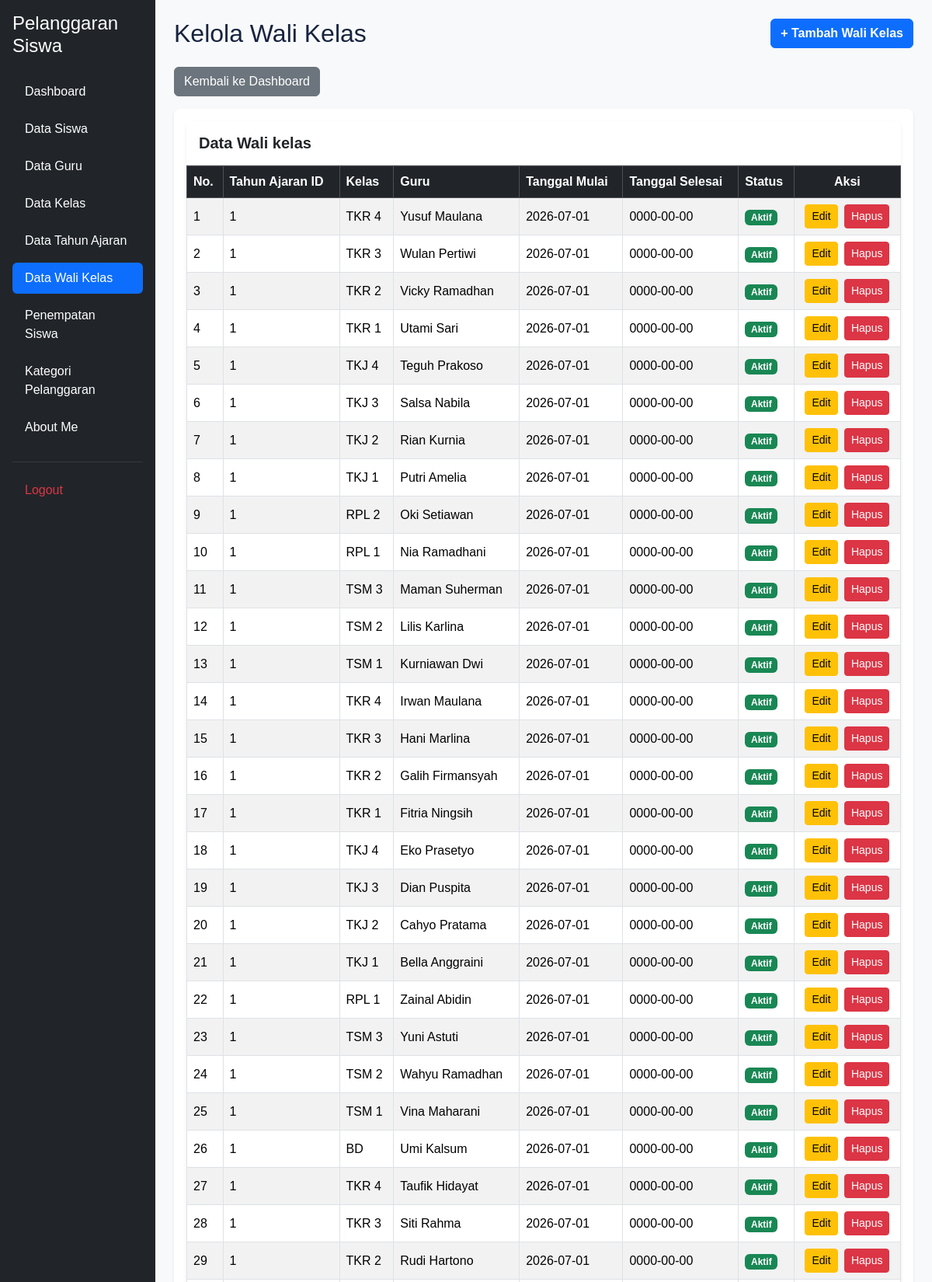
/kelola_walikelas.php (signed in, upper part), run on the app's committed database.
### tables this page shows
CREATE TABLE `t_wali_kelas` (
  `id` int(11) NOT NULL,
  `tahun_ajaran_id` int(11) DEFAULT NULL,
  `kelas_id` int(11) DEFAULT NULL,
  `guru_id` int(11) DEFAULT NULL,
  `tanggal_mulai` date NOT NULL,
  `tanggal_selesai` date NOT NULL,
  `status_aktif` tinyint(1) NOT NULL,
  `created_at` timestamp NOT NULL DEFAULT current_timestamp() ON UPDATE current_timestamp(),
  `updated_at` timestamp NOT NULL DEFAULT current_timestamp()
);

CREATE TABLE `t_kelas` (
  `id` int(11) NOT NULL,
  `nama` varchar(100) DEFAULT NULL,
  `tingkat` varchar(20) NOT NULL,
  `jurusan` varchar(100) NOT NULL,
  `status_aktif` tinyint(1) NOT NULL,
  `created_at` timestamp NOT NULL DEFAULT current_timestamp(),
  `updated_at` timestamp NOT NULL DEFAULT current_timestamp()
);

CREATE TABLE `t_guru` (
  `id` int(11) NOT NULL,
  `nip` varchar(30) NOT NULL,
  `nama` varchar(150) DEFAULT NULL,
  `email` varchar(150) NOT NULL,
  `status_aktif` tinyint(1) NOT NULL,
  `user_id` int(11) NOT NULL,
  `created_at` timestamp NOT NULL DEFAULT current_timestamp(),
  `updated_at` timestamp NOT NULL DEFAULT current_timestamp()
);

### kelola_walikelas.php (the view, shortened to what this page needs)
<?php
include 'config/koneksi.php';
$sql = "SELECT
            w.*,
            k.nama AS nama_kelas,
            g.nama AS nama_guru
        FROM t_wali_kelas w
        LEFT JOIN t_kelas k ON w.kelas_id = k.id
        LEFT JOIN t_guru g ON w.guru_id = g.id
        ORDER BY w.id DESC";
$hasil = mysqli_query($koneksi, $sql);
?>
<!DOCTYPE html>
<html lang="id">
<head>
    <link href="https://cdn.jsdelivr.net/npm/bootstrap@5.3.3/dist/css/bootstrap.min.css" rel="stylesheet">
    <link href="https://cdn.datatables.net/2.3.4/css/dataTables.bootstrap5.min.css" rel="stylesheet">
    <link rel="stylesheet" href="layout/style.css">
</head>
<body class="bg-light">
<div class="container-fluid">
    <div class="row">
        <?php include 'layout/sidebar.php'; ?>
        <main class="col-md-9 ms-sm-auto col-lg-10 p-4">
            <div class="d-flex justify-content-between align-items-center mb-4">
                <h1 class="h2 m-0">Kelola Wali Kelas</h1>
                <a href="tambah_walikelas.php" class="btn btn-primary fw-semibold">
                    + Tambah Wali Kelas
                </a>
            </div>
            <a href="dashboard.php" class="btn btn-secondary mb-3">
                Kembali ke Dashboard
            </a>
            <div class="card shadow-sm border-0 rounded-3">
                <div class="card-body">
            <div class="card shadow-sm border-0 rounded-3 mb-5">
                <div class="card-header bg-white py-3">
                    <h5 class="card-title m-0 fw-bold">Data Wali kelas</h5>
                </div>
                    <div class="table-responsive">
                        <table id="tabelWaliKelas" class="table table-striped table-bordered table-hover align-middle w-100">
                            <thead class="table-dark">
                                <tr>
                                    <th>No.</th>
                                    <th>Tahun Ajaran ID</th>
                                    <th>Kelas</th>
                                    <th>Guru</th>
                                    <th>Tanggal Mulai</th>
                                    <th>Tanggal Selesai</th>
                                    <th>Status</th>
                                    <th class="text-center">Aksi</th>
                                </tr>
                            </thead>
                            <tbody>
                                <?php
                                $no = 1;
                                while ($row = mysqli_fetch_assoc($hasil)) { ?>
                                <tr>
                                    <td><?= $no++ ?></td>
                                    <td>
                                        <?= htmlspecialchars($row['tahun_ajaran_id']) ?>
                                    </td>
                                    <td>
                                        <?= htmlspecialchars($row['nama_kelas'] ?? '-') ?>
                                    </td>
                                    <td>
                                        <?= htmlspecialchars($row['nama_guru'] ?? '-') ?>
                                    </td>
                                    <td>
                                        <?= htmlspecialchars($row['tanggal_mulai']) ?>
                                    </td>
                                    <td>
                                        <?= htmlspecialchars($row['tanggal_selesai']) ?>
                                    </td>
                                    <td>
                                        <?php if ($row['status_aktif'] == 1) { ?>
                                            <span class="badge bg-success">Aktif</span>
                                        <?php } else { ?>
                                            <span class="badge bg-danger">Tidak Aktif</span>
                                        <?php } ?>
                                    </td>
                                    <td class="text-center text-nowrap">
                                        <a href="edit_walikelas.php?id=<?= urlencode($row['id']) ?>" class="btn btn-warning btn-sm me-1">
                                            Edit
                                        </a>
                                        <a href="hapus_walikelas.php?id=<?= urlencode($row['id']) ?>"
                                           class="btn btn-danger btn-sm"
                                           onclick="return confirm('Yakin ingin menghapus data wali kelas ini?');">
                                            Hapus
                                        </a>
                                    </td>
                                </tr>
                                <?php } ?>
                            </tbody>
                        </table>
                    </div>
                </div>
            </div>
        </main>
    </div>
</div>
</body>
</html>

### layout/style.css (style rules this page uses)
:root { --primary: #3659d9; --navy: #17233f; --background: #f4f6fb; --text-muted: #778198; --border: #e8ecf4; }
* { box-sizing: border-box; }
body { margin: 0; font-family: 'Poppins', sans-serif; background: var(--background); color: var(--navy); }

### data on the page
t_wali_kelas: tahun_ajaran "1", kelas.nama "TKR 4", guru.nama "Yusuf Maulana", tanggal_mulai "2026-07-01", tanggal_selesai "0000-00-00", status_aktif "Aktif"
t_wali_kelas: tahun_ajaran "1", kelas.nama "TKR 3", guru.nama "Wulan Pertiwi", tanggal_mulai "2026-07-01", tanggal_selesai "0000-00-00", status_aktif "Aktif"
t_wali_kelas: tahun_ajaran "1", kelas.nama "TKR 2", guru.nama "Vicky Ramadhan", tanggal_mulai "2026-07-01", tanggal_selesai "0000-00-00", status_aktif "Aktif"
t_wali_kelas: tahun_ajaran "1", kelas.nama "TKR 1", guru.nama "Utami Sari", tanggal_mulai "2026-07-01", tanggal_selesai "0000-00-00", status_aktif "Aktif"
t_wali_kelas: tahun_ajaran "1", kelas.nama "TKJ 4", guru.nama "Teguh Prakoso", tanggal_mulai "2026-07-01", tanggal_selesai "0000-00-00", status_aktif "Aktif"
t_wali_kelas: tahun_ajaran "1", kelas.nama "TKJ 3", guru.nama "Salsa Nabila", tanggal_mulai "2026-07-01", tanggal_selesai "0000-00-00", status_aktif "Aktif"
t_wali_kelas: tahun_ajaran "1", kelas.nama "TKJ 2", guru.nama "Rian Kurnia", tanggal_mulai "2026-07-01", tanggal_selesai "0000-00-00", status_aktif "Aktif"
t_wali_kelas: tahun_ajaran "1", kelas.nama "TKJ 1", guru.nama "Putri Amelia", tanggal_mulai "2026-07-01", tanggal_selesai "0000-00-00", status_aktif "Aktif"
t_wali_kelas: tahun_ajaran "1", kelas.nama "RPL 2", guru.nama "Oki Setiawan", tanggal_mulai "2026-07-01", tanggal_selesai "0000-00-00", status_aktif "Aktif"
t_wali_kelas: tahun_ajaran "1", kelas.nama "RPL 1", guru.nama "Nia Ramadhani", tanggal_mulai "2026-07-01", tanggal_selesai "0000-00-00", status_aktif "Aktif"
t_wali_kelas: tahun_ajaran "1", kelas.nama "TSM 3", guru.nama "Maman Suherman", tanggal_mulai "2026-07-01", tanggal_selesai "0000-00-00", status_aktif "Aktif"
t_wali_kelas: tahun_ajaran "1", kelas.nama "TSM 2", guru.nama "Lilis Karlina", tanggal_mulai "2026-07-01", tanggal_selesai "0000-00-00", status_aktif "Aktif"
t_wali_kelas: tahun_ajaran "1", kelas.nama "TSM 1", guru.nama "Kurniawan Dwi", tanggal_mulai "2026-07-01", tanggal_selesai "0000-00-00", status_aktif "Aktif"
t_wali_kelas: tahun_ajaran "1", kelas.nama "TKR 4", guru.nama "Irwan Maulana", tanggal_mulai "2026-07-01", tanggal_selesai "0000-00-00", status_aktif "Aktif"
t_wali_kelas: tahun_ajaran "1", kelas.nama "TKR 3", guru.nama "Hani Marlina", tanggal_mulai "2026-07-01", tanggal_selesai "0000-00-00", status_aktif "Aktif"
t_wali_kelas: tahun_ajaran "1", kelas.nama "TKR 2", guru.nama "Galih Firmansyah", tanggal_mulai "2026-07-01", tanggal_selesai "0000-00-00", status_aktif "Aktif"
t_wali_kelas: tahun_ajaran "1", kelas.nama "TKR 1", guru.nama "Fitria Ningsih", tanggal_mulai "2026-07-01", tanggal_selesai "0000-00-00", status_aktif "Aktif"
t_wali_kelas: tahun_ajaran "1", kelas.nama "TKJ 4", guru.nama "Eko Prasetyo", tanggal_mulai "2026-07-01", tanggal_selesai "0000-00-00", status_aktif "Aktif"
t_wali_kelas: tahun_ajaran "1", kelas.nama "TKJ 3", guru.nama "Dian Puspita", tanggal_mulai "2026-07-01", tanggal_selesai "0000-00-00", status_aktif "Aktif"
t_wali_kelas: tahun_ajaran "1", kelas.nama "TKJ 2", guru.nama "Cahyo Pratama", tanggal_mulai "2026-07-01", tanggal_selesai "0000-00-00", status_aktif "Aktif"
t_wali_kelas: tahun_ajaran "1", kelas.nama "TKJ 1", guru.nama "Bella Anggraini", tanggal_mulai "2026-07-01", tanggal_selesai "0000-00-00", status_aktif "Aktif"
t_wali_kelas: tahun_ajaran "1", kelas.nama "RPL 1", guru.nama "Zainal Abidin", tanggal_mulai "2026-07-01", tanggal_selesai "0000-00-00", status_aktif "Aktif"
t_wali_kelas: tahun_ajaran "1", kelas.nama "TSM 3", guru.nama "Yuni Astuti", tanggal_mulai "2026-07-01", tanggal_selesai "0000-00-00", status_aktif "Aktif"
t_wali_kelas: tahun_ajaran "1", kelas.nama "TSM 2", guru.nama "Wahyu Ramadhan", tanggal_mulai "2026-07-01", tanggal_selesai "0000-00-00", status_aktif "Aktif"
t_wali_kelas: tahun_ajaran "1", kelas.nama "TSM 1", guru.nama "Vina Maharani", tanggal_mulai "2026-07-01", tanggal_selesai "0000-00-00", status_aktif "Aktif"
t_wali_kelas: tahun_ajaran "1", kelas.nama "BD", guru.nama "Umi Kalsum", tanggal_mulai "2026-07-01", tanggal_selesai "0000-00-00", status_aktif "Aktif"
t_wali_kelas: tahun_ajaran "1", kelas.nama "TKR 4", guru.nama "Taufik Hidayat", tanggal_mulai "2026-07-01", tanggal_selesai "0000-00-00", status_aktif "Aktif"
t_wali_kelas: tahun_ajaran "1", kelas.nama "TKR 3", guru.nama "Siti Rahma", tanggal_mulai "2026-07-01", tanggal_selesai "0000-00-00", status_aktif "Aktif"
t_wali_kelas: tahun_ajaran "1", kelas.nama "TKR 2", guru.nama "Rudi Hartono", tanggal_mulai "2026-07-01", tanggal_selesai "0000-00-00", status_aktif "Aktif"
